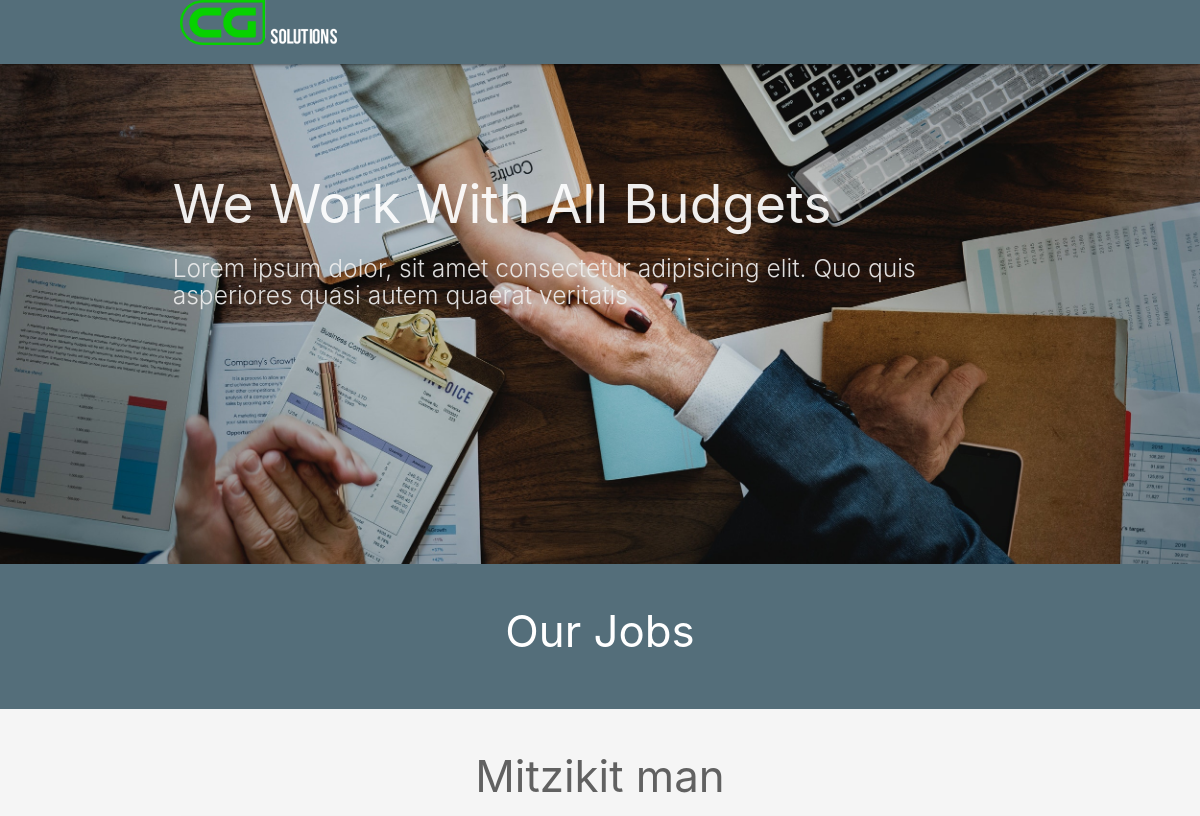
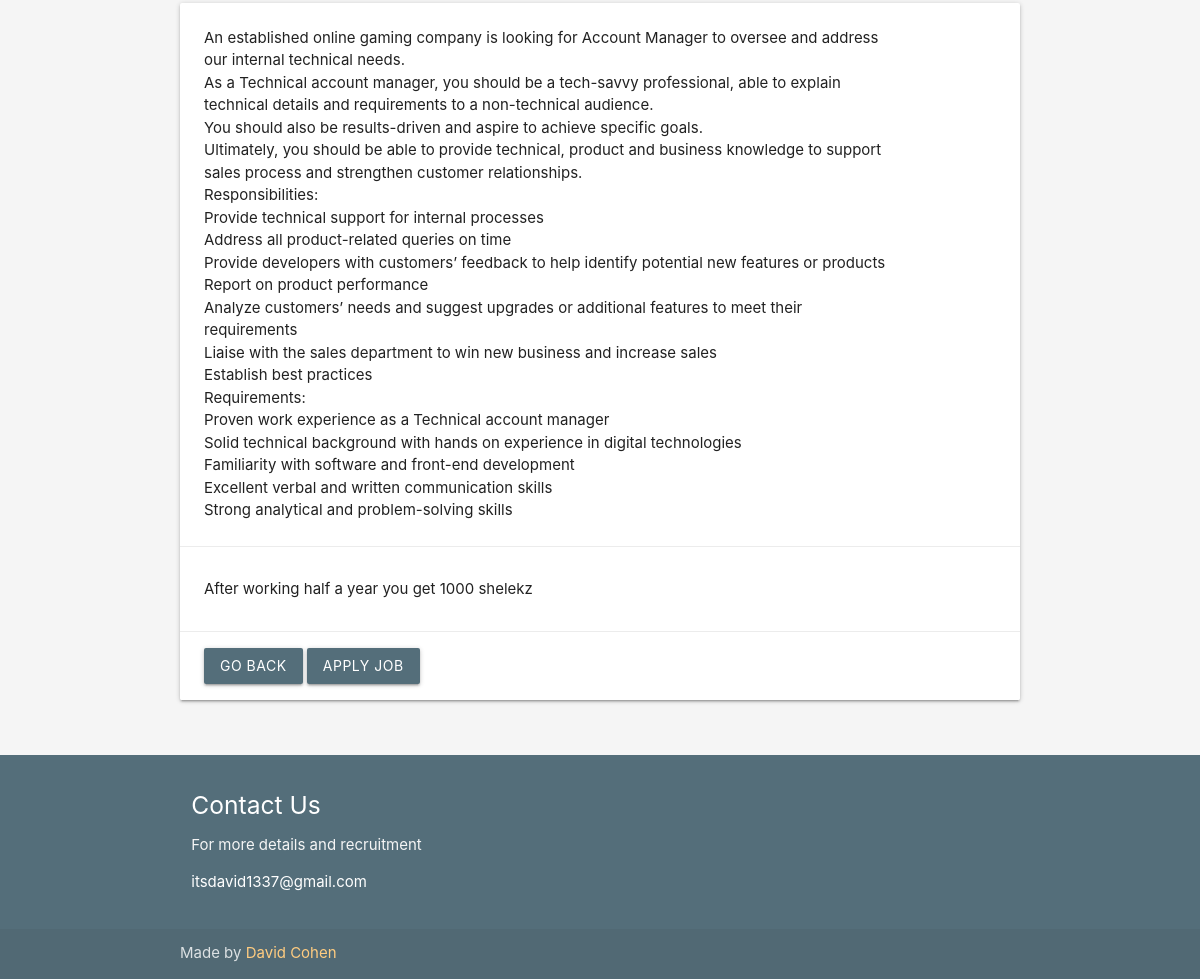
Page /details/1/ on the committed database (2 pictures, top to bottom).
### posts/models.py (models this page shows, shortened)
class Posts(models.Model):
    title = models.CharField(max_length=200)
    body = models.TextField()
    value = models.CharField(max_length=200)
    description = models.CharField(max_length=200)
    created_at = models.DateTimeField(default=datetime.now,blank=True)
    class Meta:
        verbose_name_plural = "Posts"

### posts/views.py (the view)
# urls.py: url(r'^details/(?P<id>\d+)/$', views.details, name='details')
def details(request,id):
    post = Posts.objects.get(id=id)
    context = {
        'posts': post
    }
    return render(request, 'posts/details.html',context)

### posts/templates/posts/details.html
{% extends 'posts/layout.html' %}
{% block content %}
<h3 class="center-align grey-text text-darken-2">{{posts.title}}</h3>
<div class="card">
    <div class="card-content">
        {{posts.body|linebreaks}}
    </div>
    <div class="card-action">
        {{posts.value|linebreaks}}
    </div>
    <div class="card-action row">
        <a class="btn blue-grey darken-1" href="/posts">Go Back</a>
        <a class="btn blue-grey darken-1" href="mailto:thedavid1337@gmail.com?subject=Apply to {{posts.title}}" target="_blank">Apply Job</a>
    </div>
</div>
</div>
{% endblock %}

### rows in the picture
Posts: title "Mitzikit man", body "An established online gaming company is looking for Account Manager to oversee and address our internal technical needs. As a Technical account manager, you should be a tech-savvy professional, able to explain technical details and requirements to a non-technical audience. You should also be results-driven and aspire to achieve specific goals. Ultimately, you should be able to provide technical, product and business knowledge to support sales process and strengthen customer relationships. Responsibilities: Provide technical support for internal processes Address all product-related queries on time Provide developers with customers’ feedback to help identify potential new features or…", value "After working half a year you get 1000 shelekz"
